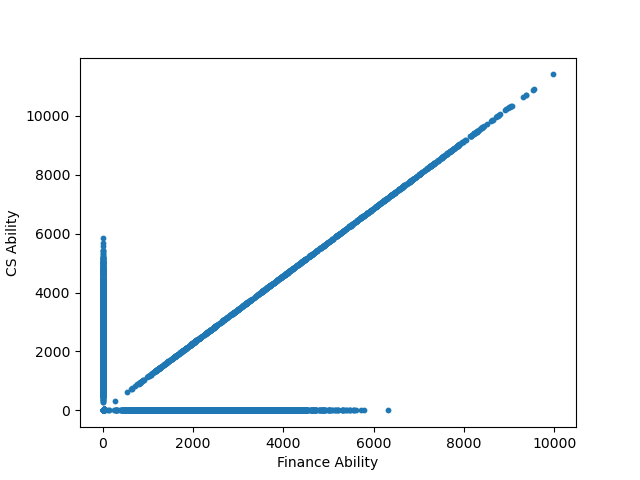

Source code (Python):
#  @author ZHChain
#  @File:Scatter.py
#  @createTime 2021/05/03 21:09:03


import numpy as np
import matplotlib.pyplot as plt

data = np.load('data.npy')

finance = []
CS = []

for d in data:
    for i in range(len(d)):
        finance.append(d[i][0])
        CS.append((d[i][1]))

plt.xlabel('Finance Ability')
plt.ylabel('CS Ability')
plt.scatter(finance, CS, s=10)
plt.savefig('Scatter.png')
plt.show()
